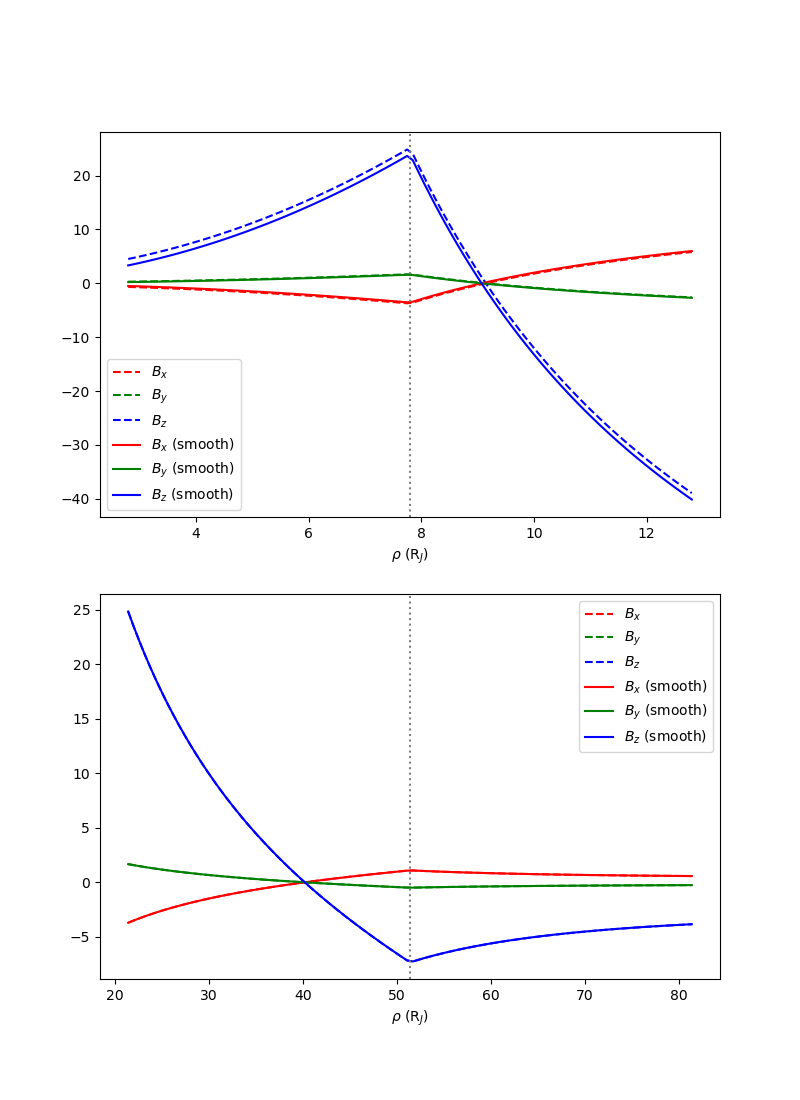

Recreate this plot in Python.
import numpy as np
import matplotlib.pyplot as plt
import ctypes
import platform

#define some dtypes
c_char_p = ctypes.c_char_p
c_bool = ctypes.c_bool
c_int = ctypes.c_int
c_float = ctypes.c_float
c_double = ctypes.c_double
c_float_ptr = np.ctypeslib.ndpointer(ctypes.c_float,flags="C_CONTIGUOUS")

#this one is a hack found at: https://stackoverflow.com/a/32138619/15482422
#it allows us to send None instead of an array which is treated as NULL
c_double_ptr_base = np.ctypeslib.ndpointer(ctypes.c_double,flags="C_CONTIGUOUS")
def _from_param(cls, obj):
        if obj is None:
            return obj
        return c_double_ptr_base.from_param(obj)
c_double_ptr = type('c_double_ptr',(c_double_ptr_base,),{'from_param':classmethod(_from_param)})

c_double_ptr_ptr = np.ctypeslib.ndpointer(np.uintp,ndim=1,flags="C_CONTIGUOUS")
c_int_ptr = np.ctypeslib.ndpointer(ctypes.c_int,flags="C_CONTIGUOUS")
c_bool_ptr = np.ctypeslib.ndpointer(ctypes.c_bool,flags="C_CONTIGUOUS")
c_char_p_ptr = ctypes.POINTER(c_char_p) 

if platform.system() == 'Linux':
    lib = ctypes.CDLL('../lib/libcon2020.so')
else:
    lib = ctypes.CDLL('../lib/libcon2020.dylib')

setCon2020Params = lib.SetCon2020Params
setCon2020Params.restype = None
setCon2020Params.argtypes = [
     c_double,        #mui
    c_double,        #irho
    c_double,        #r0
    c_double,        #r1
    c_double,        #d
    c_double,        #xt
    c_double,        #xp
    c_char_p,        #eqtype
    c_bool,            #Edwards
    c_bool,            #ErrChk
    c_bool,            #CartIn
    c_bool,            #CartOut
    c_bool,         #Smooth
    c_double,    #DeltaRho
    c_double,    #DeltaZ
    c_double,        #g
    c_char_p,            #azfunc
    c_double,        #wO_open
    c_double,        #wO_om
    c_double,        #thetamm
    c_double,        #dthetamm
    c_double,        #thetaoc
    c_double        #dthetaoc
]

con2020FieldArray = lib.Con2020FieldArray
con2020FieldArray.restype = None
con2020FieldArray.argtypes = [
    c_int,            #number of input elements
    c_double_ptr,    #x/r array
    c_double_ptr,    #y/t array
    c_double_ptr,    #z/p array
    c_double_ptr,    #Bx/Br output array
    c_double_ptr,    #Bx/Br output array
    c_double_ptr    #Bx/Br output array]
]

getCon2020Params = lib.GetCon2020Params
getCon2020Params.restype = None
getCon2020Params.argtypes = [	
    c_double_ptr,		#mui
    c_double_ptr,		#irho
    c_double_ptr,		#r0
    c_double_ptr,		#r1
    c_double_ptr,		#d
    c_double_ptr,		#xt
    c_double_ptr,		#xp
    c_char_p,		#eqtype
    c_bool_ptr,			#Edwards
    c_bool_ptr,			#ErrChk
    c_bool_ptr,			#CartIn
    c_bool_ptr,			#CartOut
    c_bool_ptr, 		#Smooth
    c_double_ptr,		#DeltaRho
    c_double_ptr,		#Deltaz,
    c_double_ptr,		#g
    c_char_p,			#azfunc
    c_double_ptr,		#wO_open
    c_double_ptr,		#wO_om
    c_double_ptr,		#thetamm
    c_double_ptr,		#dthetamm
    c_double_ptr,		#thetaoc
    c_double_ptr		#dthetaoc
]

def MagtoSIII(x,y,z,xt,xp):
    '''
    Convert from a dipole/current sheet based coordinate system back to
    Right-handed System III.
    
    Inputs
    ======
    x : float
        x coordinate in dipole/current sheet coordinates
    y : float
        y coordinate in dipole/current sheet coordinates
    z : float
        z coordinate in dipole/current sheet coordinates
    xt : float
        Current sheet/dipole tilt (degrees)
    xp : float
        Azimuth of tilt (degrees)
        
    Returns
    =======
    ox : float
        x-coordinate 
    oy : float
        y-coordinate 
    oz : float
        z-coordinate 
    
    '''

    dtor = np.pi/180.0
    xtr = dtor*xt
    xpr = dtor*xp
    cosxt = np.cos(xtr)
    sinxt = np.sin(xtr)
    cosxp = np.cos(xpr)
    sinxp = np.sin(xpr)
    

    xtmp = x*cosxt + z*sinxt
    ox = xtmp*cosxp - y*sinxp
    oy = xtmp*sinxp + y*cosxp
    oz = -x*sinxt + z*cosxt


    return ox,oy,oz
    





def SIIItoMag(x,y,z,xt,xp):
    '''
    Convert Right-handed System III coordinates to a dipole/current
    sheet based coordinate system.
    
    Inputs
    ======
    x : float
        x coordinate in SIII
    y : float
        y coordinate in SIII
    z : float
        z coordinate in SIII
    xt : float
        Current sheet/dipole tilt (degrees)
    xp : float
        Azimuth of tilt (degrees)
        
    Returns
    =======
    ox : float
        x-coordinate 
    oy : float
        y-coordinate 
    oz : float
        z-coordinate 
    
    '''
    
    #some sines and cosines
    dtor = np.pi/180.0
    xtr = dtor*xt
    xpr = dtor*xp
    cosxt = np.cos(xtr)
    sinxt = np.sin(xtr)
    cosxp = np.cos(xpr)
    sinxp = np.sin(xpr)
    

    xtmp = x*cosxp + y*sinxp
    ox = xtmp*cosxt -z*sinxt
    oy = -x*sinxp + y*cosxp
    oz = xtmp*sinxt + z*cosxt

    return ox,oy,oz
    


def _GetCFG():
	'''
	Get the current config dictionary
	
	
	'''
	eqtype = ctypes.c_char_p("        ".encode('utf-8'))
	mui = np.zeros(1,dtype='float64')
	irho = np.zeros(1,dtype='float64')
	r0 = np.zeros(1,dtype='float64')
	r1 = np.zeros(1,dtype='float64')
	d = np.zeros(1,dtype='float64')
	xt = np.zeros(1,dtype='float64')
	xp = np.zeros(1,dtype='float64')
	Edwards = np.zeros(1,dtype='bool')
	ErrChk = np.zeros(1,dtype='bool')
	CartIn = np.zeros(1,dtype='bool')
	CartOut = np.zeros(1,dtype='bool')
	Smooth = np.zeros(1,dtype='bool')
	DeltaRho = np.zeros(1,dtype='float64')
	DeltaZ = np.zeros(1,dtype='float64')

	g = np.zeros(1,dtype='float64')
	azfunc = ctypes.c_char_p("          ".encode('utf-8'))
	wO_open = np.zeros(1,dtype='float64')
	wO_om = np.zeros(1,dtype='float64')
	thetamm = np.zeros(1,dtype='float64')
	dthetamm = np.zeros(1,dtype='float64')
	thetaoc = np.zeros(1,dtype='float64')
	dthetaoc = np.zeros(1,dtype='float64')


	getCon2020Params(mui,irho,r0,r1,d,xt,xp,eqtype,Edwards,ErrChk,
						CartIn,CartOut,Smooth,DeltaRho,DeltaZ,g,azfunc,
						wO_open,wO_om,thetamm,dthetamm,thetaoc,dthetaoc)
	
	cfg = {}
	cfg['mu_i'] = mui[0]
	cfg['i_rho'] = irho[0]
	cfg['r0'] = r0[0]
	cfg['r1'] = r1[0]
	cfg['d'] = d[0]
	cfg['xt'] = xt[0]
	cfg['xp'] = xp[0]
	cfg['Edwards'] = Edwards[0]
	cfg['error_check'] = ErrChk[0]
	cfg['CartesianIn'] = CartIn[0]
	cfg['CartesianOut'] = CartOut[0]
	cfg['equation_type'] = eqtype.value.decode()
	cfg['Smooth'] = Smooth[0]
	cfg['DeltaRho'] = DeltaRho[0]
	cfg['DeltaZ'] = DeltaZ[0]

	cfg['g'] = g[0]
	cfg['azfunc'] = azfunc.value.decode()
	cfg['wO_open'] = wO_open[0]
	cfg['wO_om'] = wO_om[0]
	cfg['thetamm'] = thetamm[0]
	cfg['dthetamm'] = dthetamm[0]
	cfg['thetaoc'] = thetaoc[0]
	cfg['dthetaoc'] = dthetaoc[0]

	return cfg

def _SetCFG(cfg):
	'''
	Set the model config using a dictionary.
	
	'''
	
	eqtype = ctypes.c_char_p(cfg['equation_type'].encode('utf-8'))
	mui = np.array([cfg['mu_i']],dtype='float64')
	irho = np.array([cfg['i_rho']],dtype='float64')
	r0 = np.array([cfg['r0']],dtype='float64')
	r1 = np.array([cfg['r1']],dtype='float64')
	d = np.array([cfg['d']],dtype='float64')
	xt = np.array([cfg['xt']],dtype='float64')
	xp = np.array([cfg['xp']],dtype='float64')
	Edwards = np.array([cfg['Edwards']],dtype='bool')
	ErrChk = np.array([cfg['error_check']],dtype='bool')
	CartIn = np.array([cfg['CartesianIn']],dtype='bool')
	CartOut = np.array([cfg['CartesianOut']],dtype='bool')
	Smooth = np.array([cfg['Smooth']],dtype='bool')
	DeltaRho = np.array([cfg['DeltaRho']],dtype='float64')
	DeltaZ = np.array([cfg['DeltaZ']],dtype='float64')

	g = np.array([cfg['g']],dtype='float64')
	azfunc = ctypes.c_char_p(cfg['azfunc'].encode('utf-8'))
	wO_open = np.array([cfg['wO_open']],dtype='float64')
	wO_om = np.array([cfg['wO_om']],dtype='float64')
	thetamm = np.array([cfg['thetamm']],dtype='float64')
	dthetamm = np.array([cfg['dthetamm']],dtype='float64')
	thetaoc = np.array([cfg['thetaoc']],dtype='float64')
	dthetaoc = np.array([cfg['dthetaoc']],dtype='float64')



	
	setCon2020Params(mui,irho,r0,r1,d,xt,xp,eqtype,Edwards,ErrChk,
						CartIn,CartOut,Smooth,DeltaRho,DeltaZ,g,azfunc,
						wO_open,wO_om,thetamm,dthetamm,thetaoc,dthetaoc)
    
def testSmooth():
    '''
    Test the smooth (tanh) transition over r0 and r1
    
    
    '''
    n = np.int32(10)

    #use default r0 and r1
    r0 = 7.8
    r1 = 51.4

    #get MAG arrays along equator
    mlt = 0.0
    mltr = mlt*np.pi/12.0
    
    rho0 = np.linspace(r0-5,r0+5,n)
    x0 = -rho0*np.cos(mltr)
    y0 = -rho0*np.sin(mltr)
    z0 = np.zeros(n)

    rho1 = np.linspace(r1-30,r1+30,n)
    x1 = -rho1*np.cos(mltr)
    y1 = -rho1*np.sin(mltr)
    z1 = np.zeros(n)

    #convert to SIII
    x0,y0,z0 = MagtoSIII(x0,y0,z0,9.3,155.8)
    x1,y1,z1 = MagtoSIII(x1,y1,z1,9.3,155.8)


    #get params
    cfg = _GetCFG()

    #set smooth off
    cfg['Smooth'] = False
    cfg['DeltaRho'] = 1.0
    cfg['equation_type'] = 'analytic'
    _SetCFG(cfg)

    #get B
    Bx0 = np.zeros(n,dtype='float64')
    By0 = np.zeros(n,dtype='float64')
    Bz0 = np.zeros(n,dtype='float64')

    Bx1 = np.zeros(n,dtype='float64')
    By1 = np.zeros(n,dtype='float64')
    Bz1 = np.zeros(n,dtype='float64')

    con2020FieldArray(n,x0,y0,z0,Bx0,By0,Bz0)
    con2020FieldArray(n,x1,y1,z1,Bx1,By1,Bz1)

    #turn smoothing on
    cfg['Smooth'] = True
    _SetCFG(cfg)

    #get B
    
    Bx0s = np.zeros(n,dtype='float64')
    By0s = np.zeros(n,dtype='float64')
    Bz0s = np.zeros(n,dtype='float64')

    Bx1s = np.zeros(n,dtype='float64')
    By1s = np.zeros(n,dtype='float64')
    Bz1s = np.zeros(n,dtype='float64')

    con2020FieldArray(n,x0,y0,z0,Bx0s,By0s,Bz0s)
    con2020FieldArray(n,x1,y1,z1,Bx1s,By1s,Bz1s)
  

    plt.figure(figsize=(8,11))
    ax0 = plt.subplot2grid((2,1),(0,0))
    ax1 = plt.subplot2grid((2,1),(1,0))

    ax0.plot(rho0,Bx0-np.nanmean(Bx0),color='red',linestyle='--',label='$B_x$')
    ax0.plot(rho0,By0-np.nanmean(By0),color='green',linestyle='--',label='$B_y$')
    ax0.plot(rho0,Bz0-np.nanmean(Bz0),color='blue',linestyle='--',label='$B_z$')

    ax0.plot(rho0,Bx0-np.nanmean(Bx0s),color='red',linestyle='-',label='$B_x$ (smooth)')
    ax0.plot(rho0,By0-np.nanmean(By0s),color='green',linestyle='-',label='$B_y$ (smooth)')
    ax0.plot(rho0,Bz0-np.nanmean(Bz0s),color='blue',linestyle='-',label='$B_z$ (smooth)')

    ylim = ax0.get_ylim()
    ax0.set_ylim(ylim)
    ax0.vlines(r0,ylim[0],ylim[1],color='grey',linestyle=':')
    ax0.legend()

    ax1.plot(rho1,Bx1-np.nanmean(Bx1),color='red',linestyle='--',label='$B_x$')
    ax1.plot(rho1,By1-np.nanmean(By1),color='green',linestyle='--',label='$B_y$')
    ax1.plot(rho1,Bz1-np.nanmean(Bz1),color='blue',linestyle='--',label='$B_z$')

    ax1.plot(rho1,Bx1-np.nanmean(Bx1s),color='red',linestyle='-',label='$B_x$ (smooth)')
    ax1.plot(rho1,By1-np.nanmean(By1s),color='green',linestyle='-',label='$B_y$ (smooth)')
    ax1.plot(rho1,Bz1-np.nanmean(Bz1s),color='blue',linestyle='-',label='$B_z$ (smooth)')

    ylim = ax1.get_ylim()
    ax1.set_ylim(ylim)
    ax1.vlines(r1,ylim[0],ylim[1],color='grey',linestyle=':')
    ax1.legend()

    plt.savefig('testsmooth.png')
    plt.close()

    print('Testing single point (normal)')
    #get params
    cfg = _GetCFG()

    #set smooth off
    cfg['Smooth'] = False
    cfg['DeltaRho'] = 0.0
    cfg['equation_type'] = 'analytic'
    _SetCFG(cfg)
    i = 5
    x = np.array([x0[i]])
    y = np.array([y0[i]])
    z = np.array([z0[i]])

    Bx = np.zeros(1,dtype='float64')
    By = np.zeros(1,dtype='float64')
    Bz = np.zeros(1,dtype='float64')

    con2020FieldArray(1,x,y,z,Bx,By,Bz)

    #turn smoothing on
    print('Testing single point (smooth)')
    cfg['Smooth'] = True
    _SetCFG(cfg)

    Bxs = np.zeros(1,dtype='float64')
    Bys = np.zeros(1,dtype='float64')
    Bzs = np.zeros(1,dtype='float64')

    con2020FieldArray(1,x,y,z,Bxs,Bys,Bzs)

if __name__ == '__main__':
    
    testSmooth()